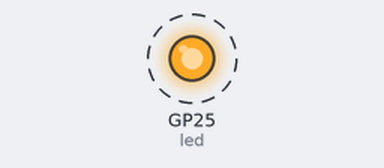
Bench run of a program on a simulated Raspberry Pi Pico running MicroPython. On the bench: output pins drawn as LEDs (lit = HIGH). Dashed ring = blinking.

Above: at 0.5 s.
Timing chart, 0 to 4.6 s (numbered marks = the images above):
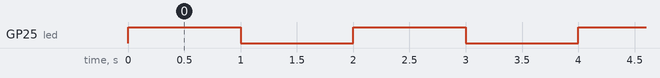

Measured:
- by itself, GP25 (led): alternates HIGH for 1.0 s and LOW for 1.0 s

The program:

main1.py
```python
from machine import Pin
import time

led = Pin("LED", Pin.OUT)
status = False
while True:
    if status == False:
        led.on()
        status = True
    else:
        led.off()
        status = False
    time.sleep(1)
```
